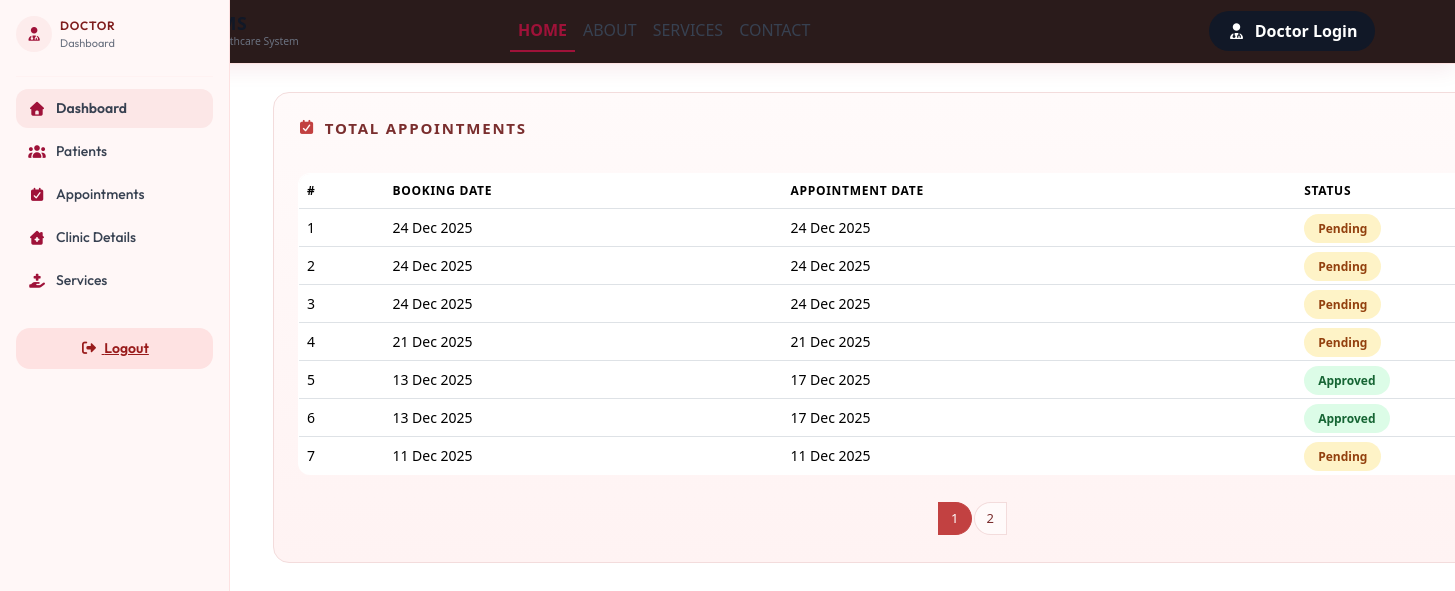
Screenshot of /includes/patient/total-appointments.php (signed in) with the database file from the repository.
### tables this page shows
CREATE TABLE `cms_appointments` (
  `appointment_id` int(9) NOT NULL,
  `patient_id` int(9) NOT NULL,
  `appointment_date` varchar(150) NOT NULL,
  `description` text NOT NULL,
  `status` varchar(150) NOT NULL DEFAULT 'pending',
  `created_by` varchar(150) NOT NULL,
  `create_at` timestamp NOT NULL DEFAULT current_timestamp() ON UPDATE current_timestamp()
);

### includes/patient/total-appointments.php (the view, shortened to what this page needs)
<?php
$patient_id = (int) $_SESSION['patient_id'];
$limit = 7;
$page = isset($_GET['page']) && is_numeric($_GET['page']) ? (int)$_GET['page'] : 1;
$page = max($page, 1);
$offset = ($page - 1) * $limit;
$countQuery = mysqli_query($conn, "
    SELECT COUNT(*) AS total
    FROM cms_appointments
    WHERE patient_id = '$patient_id'
");
$totalRecords = mysqli_fetch_assoc($countQuery)['total'] ?? 0;
$totalPages = ceil($totalRecords / $limit);
$query = mysqli_query($conn, "
    SELECT appointment_id, appointment_date, status, create_at
    FROM cms_appointments
    WHERE patient_id = '$patient_id'
    ORDER BY appointment_id DESC
    LIMIT $limit OFFSET $offset
");
?>
<!doctype html>
<html lang="en">
<head>
<link href="https://cdn.jsdelivr.net/npm/bootstrap@5.3.8/dist/css/bootstrap.min.css" rel="stylesheet">
<link rel="stylesheet" href="https://cdnjs.cloudflare.com/ajax/libs/font-awesome/6.5.0/css/all.min.css">
</head>
<body>
<?php include __DIR__ . '/../header.php'; ?>
<?php include __DIR__ . '/includes/sidebar.php'; ?>
<div class="patient-content">
    <div class="appointments-card">
        <div class="appointments-header">
            <div class="appointments-title">
                <i class="fa-solid fa-calendar-check"></i>
                TOTAL APPOINTMENTS
            </div>
        </div>
        <div class="table-responsive">
            <table class="table table-modern align-middle mb-0">
                <thead>
                    <tr>
                        <th>#</th>
                        <th>Booking Date</th>
                        <th>Appointment Date</th>
                        <th>Status</th>
                    </tr>
                </thead>
                <tbody>
                <?php
                if ($query && mysqli_num_rows($query) > 0) {
                    $i = $offset + 1;
                    while ($row = mysqli_fetch_assoc($query)) {
                        $status = strtolower($row['status']);
                        if ($status === 'verified') {
                            $class = 'approved'; $label = 'Approved';
                        } elseif ($status === 'rejected' || $status === 'reject') {
                            $class = 'rejected'; $label = 'Rejected';
                        } else {
                            $class = 'pending'; $label = 'Pending';
                        }
                        $bookingDate = $row['create_at'] ? date("d M Y", strtotime($row['create_at'])) : '-';
                        $apptDate = $row['appointment_date'] ? date("d M Y", strtotime($row['appointment_date'])) : '-';
                        echo "
                        <tr>
                            <td>$i</td>
                            <td>$bookingDate</td>
                            <td>$apptDate</td>
                            <td><span class='badge-status $class'>$label</span></td>
                        </tr>";
                        $i++;
                    }
                }
                ?>
                </tbody>
            </table>
        </div>
        <?php if ($totalPages > 1): ?>
        <nav class="mt-4">
            <ul class="pagination justify-content-center mb-0">
                <?php for ($p = 1; $p <= $totalPages; $p++): ?>
                    <li class="page-item <?php echo ($p == $page) ? 'active' : ''; ?>">
                        <a class="page-link" href="?page=<?php echo $p; ?>">
                            <?php echo $p; ?>
                        </a>
                    </li>
                <?php endfor; ?>
            </ul>
        </nav>
        <?php endif; ?>
    </div>
</div>
</body>
</html>

### includes/header.php (shortened to what this page needs)
<?php
$appurl = "http://localhost/CMS-NEW/";
$clinic = mysqli_query($conn, "SELECT * FROM cms_clinic_details LIMIT 1");
$cd = mysqli_fetch_assoc($clinic);
?>
<!doctype html>
<html lang="en">
<head>
  <link href="https://cdn.jsdelivr.net/npm/bootstrap@5.3.8/dist/css/bootstrap.min.css" rel="stylesheet">
  <link rel="stylesheet" href="https://cdnjs.cloudflare.com/ajax/libs/font-awesome/7.0.1/css/all.min.css">
  <link rel="stylesheet" href="<?php echo $appurl; ?>includes/patient/assets/css/style.css">
</head>
<body>
<nav class="navbar navbar-expand-lg theme-header">
  <div class="container">
    <a class="navbar-brand" href="<?php echo $appurl; ?>">
      <div class="brand-icon">
      </div>
      <div>
        <h3 class="brand-title"><?php echo $cd['clinic_name']; ?></h3>
        <div class="brand-sub">Healthcare System</div>
      </div>
    </a>
    <div class="collapse navbar-collapse" id="navbarNav">
      <ul class="navbar-nav mx-auto">
        <li class="nav-item"><a class="nav-link active" href="#home">HOME</a></li>
        <li class="nav-item"><a class="nav-link" href="#about">ABOUT</a></li>
        <li class="nav-item"><a class="nav-link" href="#services">SERVICES</a></li>
        <li class="nav-item"><a class="nav-link" href="#contact">CONTACT</a></li>
      </ul>
<div class="ms-auto">
  <a class="btn btn-warning login-btn"
     href="<?php echo $appurl; ?>doctor/doctor-login.php">
    <i class="fa-solid fa-user-doctor me-1"></i> Doctor Login
  </a>
</div>
    </div>
  </div>
</nav>

### includes/patient/includes/sidebar.php (shortened to what this page needs)
<div class="doctor-sidebar p-3"
     style="
       width:230px;
       height:100vh;
       position:fixed;
       left:0;
       top:0;
       background:#fff7f7;
       border-right:1px solid #fde2e2;
       font-family:'Outfit', system-ui, sans-serif;
       overflow-y:auto;
       overflow-x:hidden;
       z-index:1050;
     ">
  <div class="d-flex align-items-center mb-4">
    <div style="
      width:36px;height:36px;border-radius:50%;
      background:#fdecec;
      display:flex;align-items:center;justify-content:center;
    ">
      <i class="fa-solid fa-user-doctor" style="color:#9f1239;font-size:14px;"></i>
    </div>
    <div class="ms-2">
      <div style="
        font-size:12px;font-weight:600;color:#7f1d1d;
        letter-spacing:0.06em;text-transform:uppercase;
      ">Doctor</div>
      <div style="font-size:11px;color:#6b7280;">Dashboard</div>
    </div>
  </div>
  <hr style="border-color:#fde2e2;margin-bottom:12px;">
  <ul class="nav flex-column" style="font-size:14px;font-weight:500;">
    <li class="nav-item mb-1">
      <a class="nav-link sidebar-link active" href="<?= $doctorurl ?>index.php">
        <i class="fa-solid fa-house"></i> Dashboard
      </a>
    </li>
    <li class="nav-item mb-1">
      <a class="nav-link sidebar-link" href="<?= $doctorurl ?>total-patients.php">
        <i class="fa-solid fa-users"></i> Patients
      </a>
    </li>
    <li class="nav-item mb-1">
      <a class="nav-link sidebar-link" href="<?= $doctorurl ?>total-appointments.php">
        <i class="fa-solid fa-calendar-check"></i> Appointments
      </a>
    </li>
    <li class="nav-item mb-1">
      <a class="nav-link sidebar-link" href="<?= $doctorurl ?>clinic-details.php">
        <i class="fa-solid fa-house-chimney-medical"></i> Clinic Details
      </a>
    </li>
    <li class="nav-item mb-1">
      <a class="nav-link sidebar-link" href="<?= $doctorurl ?>add-services.php">
        <i class="fa-solid fa-hand-holding-medical"></i> Services
      </a>
    </li>
    <li class="nav-item mt-4">
      <a href="<?= $doctorurl ?>logout.php" class="logout-btn">
        <i class="fa-solid fa-right-from-bracket me-1"></i> Logout
      </a>
    </li>
  </ul>
</div>

### includes/patient/assets/css/style.css (style rules this page uses)
body { font-family: 'Smooch Sans', system-ui, -apple-system, BlinkMacSystemFont, sans-serif; }

### includes/patient/total-appointments.php (style rules this page uses)
body { font-family: 'Inter', sans-serif; background: #ffffff; margin: 0; color: #1f2937; }
.patient-content { margin-left: 245px; padding: 28px; width: 100%; }
.appointments-card { background: linear-gradient(180deg, #fffafa, #fff3f3); border-radius: 16px; padding: 24px; border: 1px solid #f3dcdc; }
.appointments-header { display: flex; flex-wrap: wrap; justify-content: space-between; align-items: flex-start; gap: 12px; margin-bottom: 20px; }
.appointments-title { font-size: 15px; font-weight: 600; letter-spacing: 0.12em; display: flex; align-items: center; gap: 8px; color: #7a2e2e; }
.appointments-title i { color: #c24141; }
.table-modern { background: #ffffff; border-radius: 12px; overflow: hidden; border: 1px solid #f3dcdc; }
.table-modern thead { background: #fff1f1; }
.table-modern th { font-size: 12px; text-transform: uppercase; letter-spacing: 0.06em; color: #7a2e2e; white-space: nowrap; }
.table-modern td { font-size: 14px; vertical-align: middle; white-space: nowrap; color: #374151; }
.badge-status { padding: 6px 14px; border-radius: 999px; font-size: 12px; font-weight: 600; }
.badge-status.approved { background: #dcfce7; color: #166534; }
.badge-status.pending { background: #fef3c7; color: #92400e; }
.pagination { flex-wrap: wrap; }
.pagination .page-link { border-radius: 999px; border: 1px solid #f3dcdc; background: #fffafa; color: #7a2e2e; font-size: 13px; margin: 3px; }
.pagination .page-item.active .page-link { background: #c24141; border-color: #c24141; color: #ffffff; }

### includes/header.php (style rules this page uses)
.theme-header { background: #2a1b1bff !important; backdrop-filter: none; border-bottom: 1px solid #fde2e2; box-shadow: 0 6px 20px rgba(159, 18, 57, 0.08); }
.theme-header .navbar-brand { display: flex; align-items: center; gap: 10px; color: #111827 !important; }
.theme-header .brand-title { margin: 0; font-size: 1.1rem; font-weight: 600; letter-spacing: 0.04em; color: #111827; }
.theme-header .brand-sub { font-size: 0.65rem; color: #6b7280; }
.theme-header .nav-link { color: #374151 !important; font-weight: 500; padding: 0.5rem 0.75rem; }
.theme-header .nav-link.active { color: #9f1239 !important; font-weight: 600; border-bottom: 2px solid #9f1239; }
.login-btn { background: #111827; color: #ffffff !important; border-radius: 999px; padding: 8px 18px; font-weight: 600; border: none; }

### includes/patient/includes/sidebar.php (style rules this page uses)
.sidebar-link { display:flex; align-items:center; gap:10px; padding:9px 12px; border-radius:12px; color:#374151!important; transition:.2s; }
.sidebar-link i { width:18px; text-align:center; color:#9f1239; }
.sidebar-link.active { background:#fce7e7; font-weight:600; }
.logout-btn { display:block; text-align:center; background:#fee2e2; color:#991b1b!important; padding:10px; border-radius:14px; font-weight:600; }
.doctor-sidebar { transition:transform .3s ease; }

### rows the page displays
cms_appointments: create_at "24 Dec 2025", appointment_date "24 Dec 2025", status "Pending"
cms_appointments: create_at "24 Dec 2025", appointment_date "24 Dec 2025", status "Pending"
cms_appointments: create_at "24 Dec 2025", appointment_date "24 Dec 2025", status "Pending"
cms_appointments: create_at "21 Dec 2025", appointment_date "21 Dec 2025", status "Pending"
cms_appointments: create_at "13 Dec 2025", appointment_date "17 Dec 2025", status "Approved"
cms_appointments: create_at "13 Dec 2025", appointment_date "17 Dec 2025", status "Approved"
cms_appointments: create_at "11 Dec 2025", appointment_date "11 Dec 2025", status "Pending"
